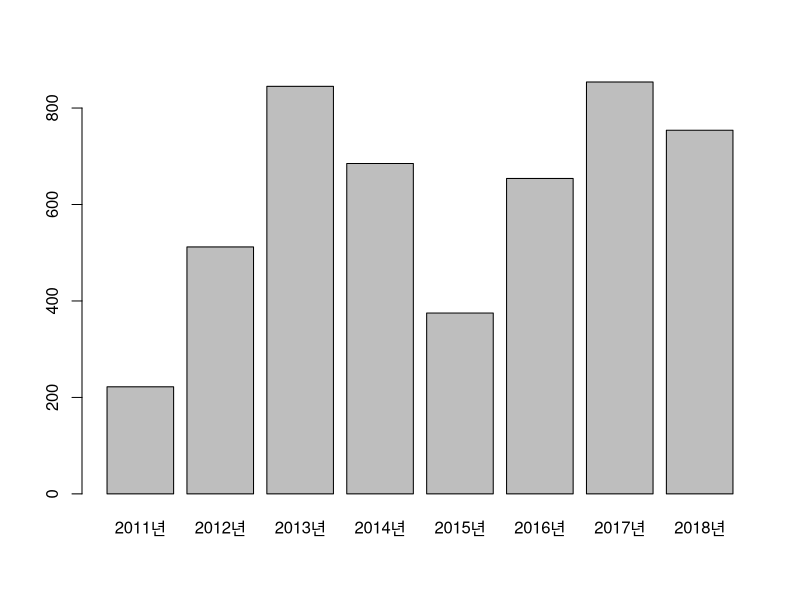
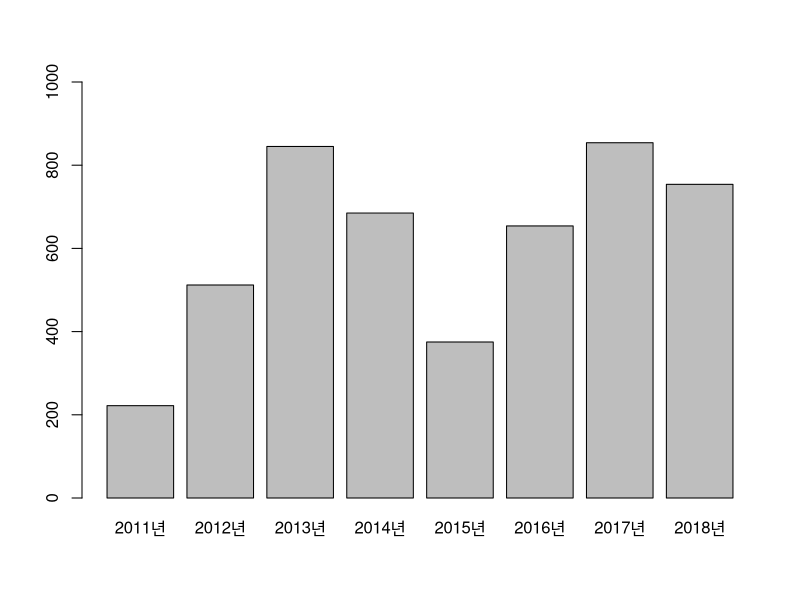
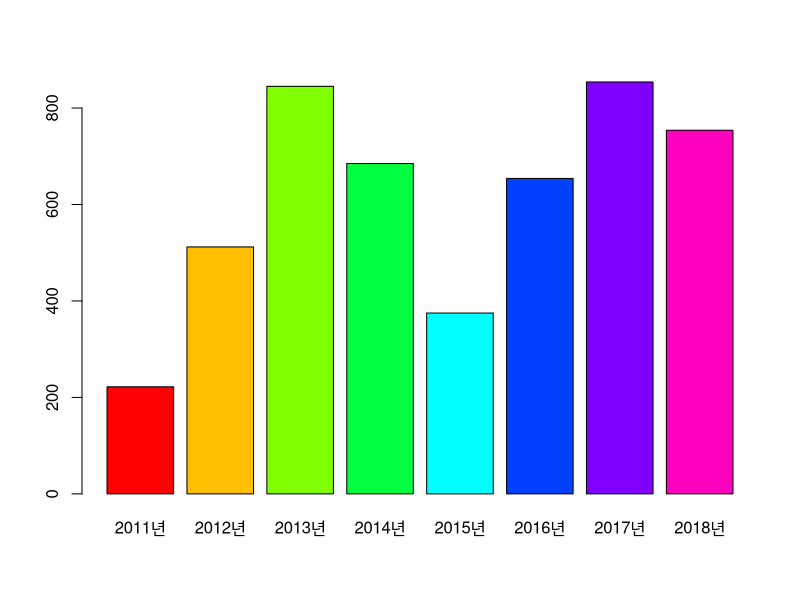
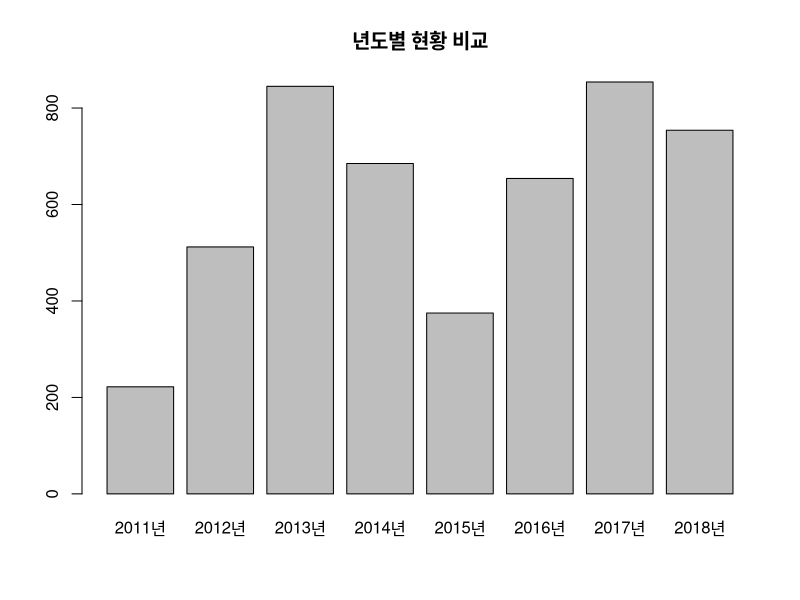
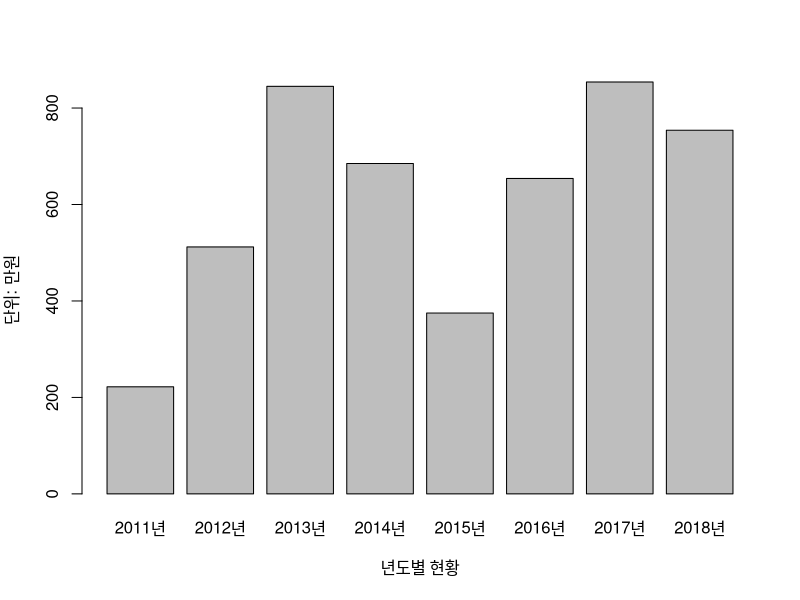
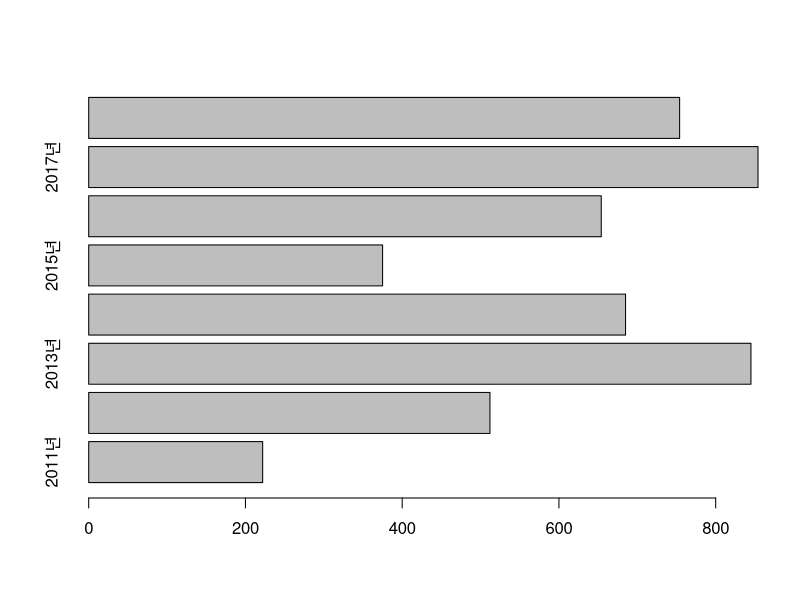
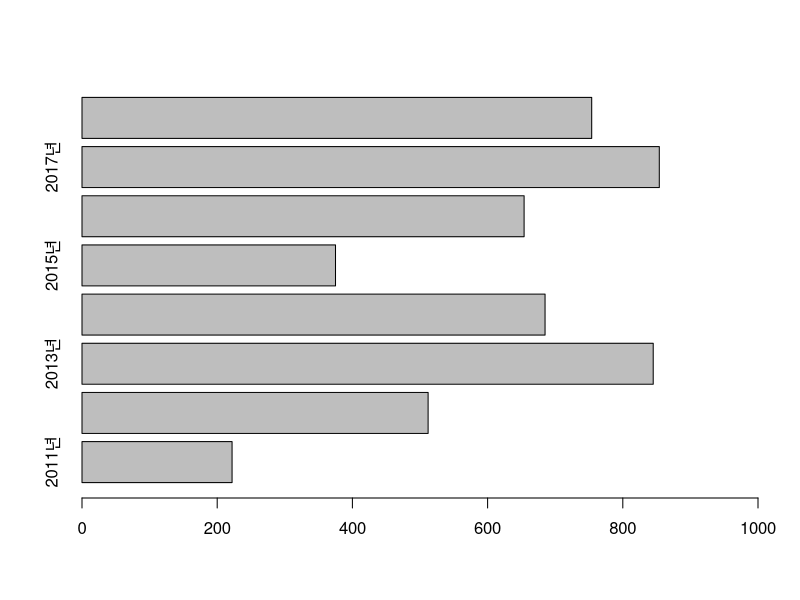
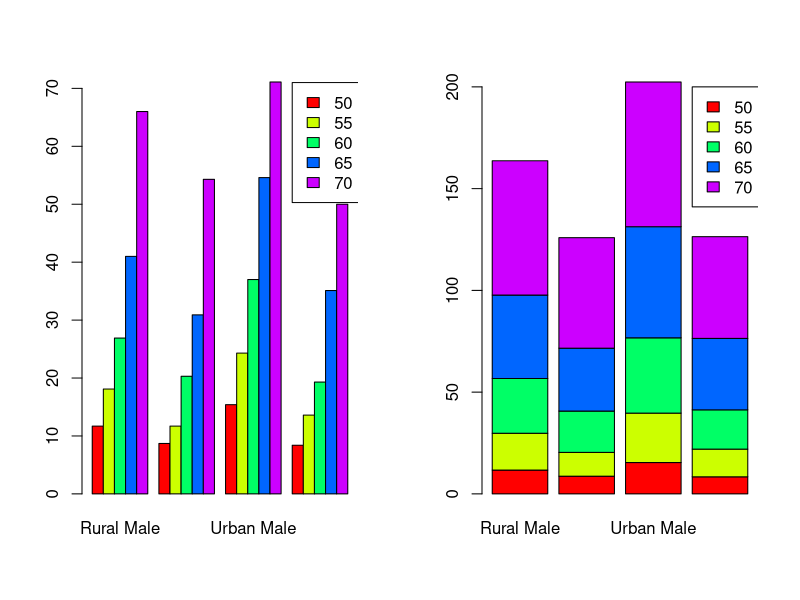

Write R code to recreate these figures, in order.
# [1] 데이터 시각화

# 이산 변수 -> 막대, 점, 원형차트               >> ex) 이항분포...
# barplot, pie
# 보통 정수 값의 데이터

# 연속 변수 -> 상자 박스, 히스토그램, 산점도    >> ex) 정규분포, 균등분포 ...
# boxplot, hist, plot
# 이산변수에 비해 실수 값의 데이터


# 1 이산변수 시각화


# 세로 막대 그래프

chart_data <- c(222, 512, 845, 685, 375, 654, 854, 754)
                                                # 예시용 데이터
names(chart_data) <- c("2011년", "2012년", "2013년", "2014년", "2015년","2016년","2017년","2018년")
                                                # 칼럼명 지정
str(chart_data)                                 # 자료구조 확인
barplot(chart_data)                             # 세로막대그래프
barplot(chart_data, ylim = c(0, 1000))          # ylim = c(최소, 최대) -> 세로축 범위 설정
barplot(chart_data, col = rainbow(8))           # col = 색상 -> rainbow(n)은 n가지의 무지개색으로 설정
barplot(chart_data, main = "년도별 현황 비교")  # main = 제목 -> 차트 제목 지정
barplot(chart_data, ylab = "단위: 만원", xlab = "년도별 현황")
                                                # ylab = 세로축 제목, xlab = 가로축 제목

# 가로 막대 그래프

barplot(chart_data, horiz = T)                  # 가로막대그래프 -> horiz = T
barplot(chart_data, horiz = T, xlim = c(0, 1000))     
                                                # xlim = c(최소, 최대) -> 가로축 범위 설정


# 누적 막대 차트

data(VADeaths)                                  # 샘플 데이터 가져오기
VADeaths

str(VADeaths)
dim(VADeaths)

par(mfrow = c(1,2))                             # 1행에 2개의 그래프를 볼 수 있도록 한다.

barplot(VADeaths, beside = T, col = rainbow(5)) # 옆으로 나뉜다. (개별 차트)
legend(19, 71, c("50", "55", "60", "65", "70"), fill = rainbow(5))
barplot(VADeaths, beside = F, col = rainbow(5)) # 한줄로 쌓인다. (누적 차트)
legend(3.8, 200, c("50", "55", "60", "65", "70"), fill = rainbow(5))
                                                # legend는 범례를 표시해주는 함수
                                                # x좌표, y좌표, 문자열로 이루어진 범례명들, 색구분
